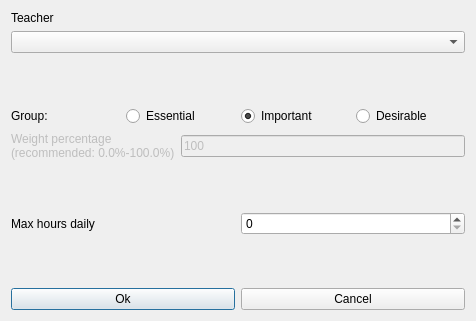
<?xml version="1.0" encoding="UTF-8"?>
<ui version="4.0">
 <class>ModifyConstraintTeacherMaxHoursDailyForm_template</class>
 <widget class="QDialog" name="ModifyConstraintTeacherMaxHoursDailyForm_template">
  <property name="geometry">
   <rect>
    <x>0</x>
    <y>0</y>
    <width>476</width>
    <height>321</height>
   </rect>
  </property>
  <property name="windowTitle">
   <string extracomment="This is the title of the dialog to modify a constraint of this type">Modify teacher max hours daily</string>
  </property>
  <layout class="QVBoxLayout" name="verticalLayout_2">
   <item>
    <layout class="QVBoxLayout" name="verticalLayout">
     <item>
      <widget class="QLabel" name="teacherTextLabel">
       <property name="frameShape">
        <enum>QFrame::NoFrame</enum>
       </property>
       <property name="frameShadow">
        <enum>QFrame::Plain</enum>
       </property>
       <property name="text">
        <string>Teacher</string>
       </property>
       <property name="wordWrap">
        <bool>false</bool>
       </property>
      </widget>
     </item>
     <item>
      <widget class="QComboBox" name="teachersComboBox">
       <property name="editable">
        <bool>false</bool>
       </property>
       <property name="insertPolicy">
        <enum>QComboBox::NoInsert</enum>
       </property>
       <property name="autoCompletion">
        <bool>false</bool>
       </property>
       <property name="duplicatesEnabled">
        <bool>false</bool>
       </property>
      </widget>
     </item>
    </layout>
   </item>
   <item>
    <spacer name="verticalSpacer">
     <property name="orientation">
      <enum>Qt::Vertical</enum>
     </property>
     <property name="sizeHint" stdset="0">
      <size>
       <width>20</width>
       <height>47</height>
      </size>
     </property>
    </spacer>
   </item>
   <item>
    <layout class="QHBoxLayout" name="horizontalLayout_4">
     <item>
      <widget class="QLabel" name="groupTextLabel">
       <property name="text">
        <string>Group:</string>
       </property>
      </widget>
     </item>
     <item>
      <widget class="QRadioButton" name="essentialRadioButton">
       <property name="text">
        <string>Essential</string>
       </property>
      </widget>
     </item>
     <item>
      <widget class="QRadioButton" name="importantRadioButton">
       <property name="text">
        <string>Important</string>
       </property>
       <property name="checked">
        <bool>true</bool>
       </property>
      </widget>
     </item>
     <item>
      <widget class="QRadioButton" name="desirableRadioButton">
       <property name="text">
        <string>Desirable</string>
       </property>
      </widget>
     </item>
    </layout>
   </item>
   <item>
    <layout class="QHBoxLayout" name="horizontalLayout_3">
     <item>
      <widget class="QLabel" name="weightTextLabel">
       <property name="enabled">
        <bool>false</bool>
       </property>
       <property name="frameShape">
        <enum>QFrame::NoFrame</enum>
       </property>
       <property name="frameShadow">
        <enum>QFrame::Plain</enum>
       </property>
       <property name="text">
        <string>Weight percentage
(recommended: 0.0%-100.0%)</string>
       </property>
       <property name="wordWrap">
        <bool>false</bool>
       </property>
      </widget>
     </item>
     <item>
      <widget class="QLineEdit" name="weightLineEdit">
       <property name="enabled">
        <bool>false</bool>
       </property>
       <property name="text">
        <string notr="true">100</string>
       </property>
      </widget>
     </item>
    </layout>
   </item>
   <item>
    <spacer name="verticalSpacer_2">
     <property name="orientation">
      <enum>Qt::Vertical</enum>
     </property>
     <property name="sizeHint" stdset="0">
      <size>
       <width>20</width>
       <height>26</height>
      </size>
     </property>
    </spacer>
   </item>
   <item>
    <layout class="QHBoxLayout" name="horizontalLayout_2">
     <item>
      <widget class="QLabel" name="maxHoursTextLabel">
       <property name="frameShape">
        <enum>QFrame::NoFrame</enum>
       </property>
       <property name="frameShadow">
        <enum>QFrame::Plain</enum>
       </property>
       <property name="text">
        <string>Max hours daily</string>
       </property>
       <property name="wordWrap">
        <bool>false</bool>
       </property>
      </widget>
     </item>
     <item>
      <widget class="QSpinBox" name="maxHoursSpinBox"/>
     </item>
    </layout>
   </item>
   <item>
    <spacer name="verticalSpacer_3">
     <property name="orientation">
      <enum>Qt::Vertical</enum>
     </property>
     <property name="sizeHint" stdset="0">
      <size>
       <width>20</width>
       <height>25</height>
      </size>
     </property>
    </spacer>
   </item>
   <item>
    <layout class="QHBoxLayout" name="horizontalLayout">
     <item>
      <widget class="QPushButton" name="okPushButton">
       <property name="text">
        <string>Ok</string>
       </property>
      </widget>
     </item>
     <item>
      <widget class="QPushButton" name="cancelPushButton">
       <property name="text">
        <string>Cancel</string>
       </property>
      </widget>
     </item>
    </layout>
   </item>
  </layout>
 </widget>
 <layoutdefault spacing="6" margin="11"/>
 <resources/>
 <connections/>
</ui>
